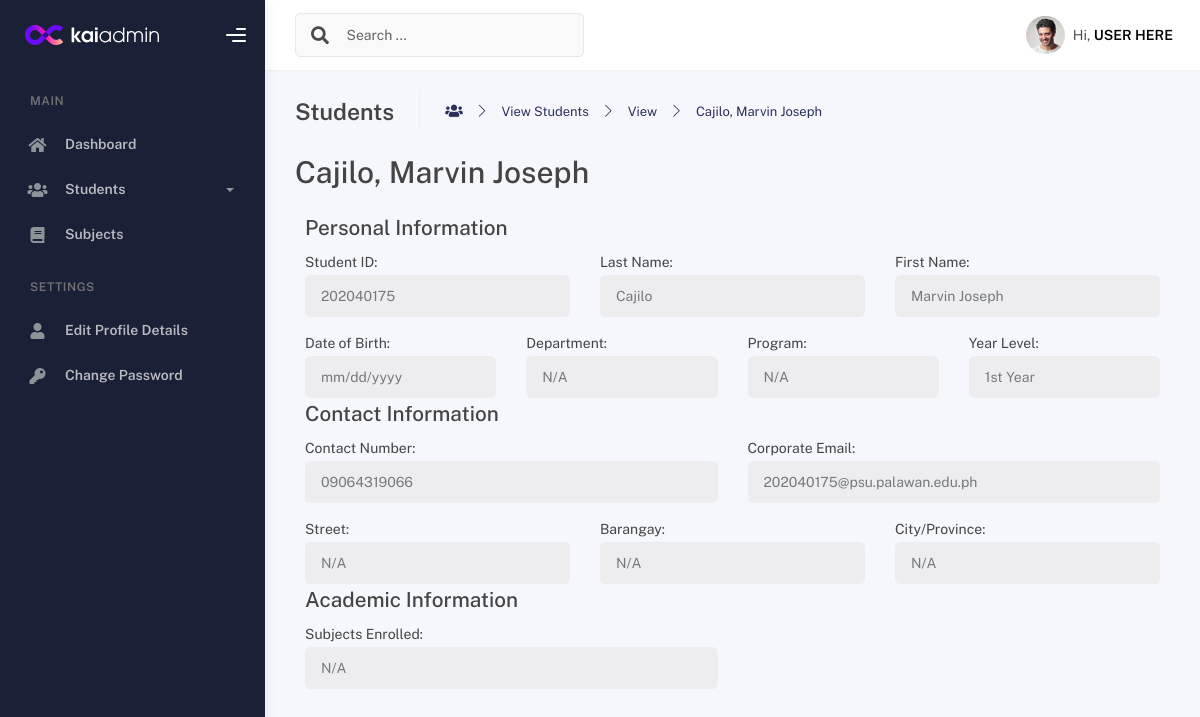
/admin/student/view-student.php?id_student=202040175, run on the app's committed database.
### tables this page shows
CREATE TABLE `students` (
  `studentID` int(11) NOT NULL,
  `firstName` varchar(50) NOT NULL,
  `lastName` varchar(50) NOT NULL,
  `middleName` varchar(50) NOT NULL,
  `dateofbirth` date NOT NULL,
  `contactNo` varchar(15) NOT NULL,
  `email` varchar(75) NOT NULL,
  `street` varchar(50) DEFAULT NULL,
  `barangay` varchar(50) DEFAULT NULL,
  `city_province` varchar(50) DEFAULT NULL,
  `yearLevel` varchar(25) NOT NULL
);

### admin/student/view-student.php (the view, shortened to what this page needs)
<?php
include 'dbcon.php';
$row = null;
if (isset($_GET['id_student'])) {
    $student_id = $_GET['id_student'];
    $sql = "SELECT * FROM students WHERE studentID = ?";
    $stmt = $con->prepare($sql);
    $stmt->bind_param("i", $student_id);
    $stmt->execute();
    $result = $stmt->get_result();
    if ($result->num_rows > 0) {
        $row = $result->fetch_assoc();
    } else {
        echo "Student not found.";
    }
} else {
    echo "No student selected.";
}
?>
<!DOCTYPE html>
<html lang="en">
  <head>
    <link rel="stylesheet" href="../../assets/css/bootstrap.min.css" />
    <link rel="stylesheet" href="../../assets/css/plugins.min.css" />
    <link rel="stylesheet" href="../../assets/css/kaiadmin.min.css" />
  </head>
  <body>
    <div class="wrapper">
      <div class="sidebar" data-background-color="dark">
        <div class="sidebar-logo">
          <div class="logo-header" data-background-color="dark">
            <a href="index.html" class="logo">
              <img src="../../assets/img/kaiadmin/logo_light.svg" alt="navbar brand" class="navbar-brand" height="20" />
            </a>
            <div class="nav-toggle">
						<button class="btn btn-toggle toggle-sidebar">
							<i class="gg-menu-right"></i>
						</button>
					</div>
          </div>
        </div>
        <div class="sidebar-wrapper scrollbar scrollbar-inner">
          <div class="sidebar-content">
            <ul class="nav nav-secondary">
              <li class="nav-section">
                <h4 class="text-section">MAIN</h4>
              </li>
              <li class="nav-item">
                <a href="../dashboard.php">
                  <i class="fas fa-home"></i>
                  <p>Dashboard</p>
                </a>
              </li>
              <li class="nav-item">
                <a data-bs-toggle="collapse" href="#base">
                  <i class="fas fa-users"></i>
                  <p>Students</p>
                  <span class="caret"></span>
                </a>
              </li>
              <li class="nav-item">
                <a href="../manage-subjects.php">
                  <i class="fas fa-book"></i>
                  <p>Subjects</p>
                </a>
              </li>
              <li class="nav-section">
                <h4 class="text-section">Settings</h4>
              </li>
              <li class="nav-item">
                <a href="#base">
                  <i class="fas fa-user"></i>
                  <p>Edit Profile Details</p>
                </a>
              </li>
              <li class="nav-item">
                <a href="#base">
                  <i class="fas fa-key"></i>
                  <p>Change Password</p>
                </a>
              </li>
            </ul>
          </div>
        </div>
      </div>
      <div class="main-panel">
        <div class="main-header">
          <nav
            class="navbar navbar-header navbar-header-transparent navbar-expand-lg border-bottom"
          >
            <div class="container-fluid">
              <nav
                class="navbar navbar-header-left navbar-expand-lg navbar-form nav-search p-0 d-none d-lg-flex"
              >
                <div class="input-group">
                  <div class="input-group-prepend">
                    <button type="submit" class="btn btn-search pe-1">
                      <i class="fa fa-search search-icon"></i>
                    </button>
                  </div>
                  <input type="text" placeholder="Search ..." class="form-control" />
                </div>
              </nav>
              <ul class="navbar-nav topbar-nav ms-md-auto align-items-center">
                <li class="nav-item topbar-user dropdown hidden-caret">
                  <a
                    class="dropdown-toggle profile-pic"
                    data-bs-toggle="dropdown"
                    href="#"
                    aria-expanded="false"
                  >
                    <div class="avatar-sm">
                      <img
                        src="../../assets/img/profile.jpg"
                        alt="..."
                        class="avatar-img rounded-circle"
                      />
                    </div>
                    <span class="profile-username">
                      <span class="op-7">Hi,</span> <span class="fw-bold">USER HERE</span>
                    </span>
                  </a>
                </li>
              </ul>
            </div>
          </nav>
        </div>
        <div class="container">
          <div class="page-inner">
            <div class="page-header">
              <h4 class="page-title">Students</h4>
              <ul class="breadcrumbs">
                <li class="nav-home">
                    <i class="fas fa-users"></i>
                </li>
                <li class="separator">
                  <i class="icon-arrow-right"></i>
                </li>
                <li class="nav-item">
                  <a href="../manage-students.php">View Students</a>
                </li>
                <li class="separator">
                  <i class="icon-arrow-right"></i>
                </li>
                <li class="nav-item">
                  <a href="../manage-students.php">View</a>
                </li>
                <li class="separator">
                  <i class="icon-arrow-right"></i>
                </li>
                <li class="nav-item">
                  <a href="#"><?php echo isset($row) ? htmlspecialchars($row['lastName'] . ", " . $row['firstName']) : 'N/A'; ?></a>
                </li>
              </ul>
            </div>
            <div class="page-category">
                <div class="row">
                    <div class="col-md-12">
                        <div class="col-md-12 row">
                            <div class="col-md-6">
                                <h1><?php echo isset($row) ? htmlspecialchars($row['lastName'] . ", " . $row['firstName']) : 'N/A'; ?></h1>
                            </div>
                        </div>
                        <div class="form-group row">
                            <h4>Personal Information</h4>
                            <div class="col-sm-4 mb-3">
                                Student ID: <input type="text" class="form-control form-control-user" name="studentID" disabled
                                    value="<?php echo isset($row['studentID']) ? htmlspecialchars($row['studentID']) : 'N/A'; ?>">
                            </div>
                            <div class="col-sm-4 mb-3 mb-sm-0">
                                Last Name: <input type="text" class="form-control form-control-user" name="lastName" disabled
                                    value="<?php echo isset($row['lastName']) ? htmlspecialchars($row['lastName']) : 'N/A'; ?>">
                            </div>
                            <div class="col-sm-4 mb-3">
                                First Name: <input type="text" class="form-control form-control-user" name="firstName" disabled
                                    value="<?php echo isset($row['firstName']) ? htmlspecialchars($row['firstName']) : 'N/A'; ?>">
                            </div>
                            <div class="col-sm-3 mb-3 mb-sm-0">
                                Date of Birth: <input type="date" class="form-control form-control-user" name="dateofbirth" disabled
                                    value="<?php echo isset($row['dateofbirth']) ? htmlspecialchars($row['dateofbirth']) : 'N/A'; ?>">
                            </div>
                            <div class="col-sm-3 mb-3 mb-sm-0">
                                Department: <input type="text" class="form-control form-control-user" name="department" disabled
                                    value="<?php echo isset($row['department']) ? htmlspecialchars($row['department']) : 'N/A'; ?>">
                            </div>
                            <div class="col-sm-3 mb-3 mb-sm-0">
                                Program: <input type="text" class="form-control form-control-user" name="program" disabled
                                    value="<?php echo isset($row['program']) ? htmlspecialchars($row['program']) : 'N/A'; ?>">
                            </div>
                            <div class="col-sm-3 mb-3 mb-sm-0">
                                Year Level: <input type="text" class="form-control form-control-user" name="yearLevel" disabled
                                    value="<?php echo isset($row['yearLevel']) ? htmlspecialchars($row['yearLevel']) : 'N/A'; ?>">
                            </div>
                            <h4>Contact Information</h4>
                            <div class="col-sm-6 mb-3 mb-sm-0">
                                Contact Number: <input type="text" class="form-control form-control-user" name="contactNo" disabled
                                    value="<?php echo isset($row['contactNo']) ? htmlspecialchars($row['contactNo']) : 'N/A'; ?>">
                            </div>
                            <div class="col-sm-6 mb-3">
                                Corporate Email: <input type="text" class="form-control form-control-user" name="email" disabled
                                    value="<?php echo isset($row['email']) ? htmlspecialchars($row['email']) : 'N/A'; ?>">
                            </div>
                            <div class="col-sm-4 mb-3 mb-sm-0">
                                Street: <input type="text" class="form-control form-control-user" name="street" disabled
                                    value="<?php echo isset($row['street']) ? htmlspecialchars($row['street']) : 'N/A'; ?>">
                            </div>
                            <div class="col-sm-4 mb-3 mb-sm-0">
                                Barangay: <input type="text" class="form-control form-control-user" name="barangay" disabled
                                    value="<?php echo isset($row['barangay']) ? htmlspecialchars($row['barangay']) : 'N/A'; ?>">
                            </div>
                            <div class="col-sm-4 mb-3 mb-sm-0">
                                City/Province: <input type="text" class="form-control form-control-user" name="cityProvince" disabled
                                    value="<?php echo isset($row['city_province']) ? htmlspecialchars($row['city_province']) : 'N/A'; ?>">
                            </div>
                            <h4>Academic Information</h4>
                            <div class="col-sm-6 mb-3">
                                Subjects Enrolled:
                                <input type="text" class="form-control form-control-user" name="subject" disabled
                                    value="<?php echo isset($row['subject_1']) ? htmlspecialchars($row['subject_1']) : 'N/A'; ?>"><br>
                            </div>
                        </div>
                    </div>
                </div>
            </div>
          </div>
        </div>
      </div>
    </div>
</body>
</html>

### data on the page
students: lastName+firstName "Cajilo, Marvin Joseph", studentID "202040175", lastName "Cajilo", firstName "Marvin Joseph", yearLevel "1st Year", contactNo "09064319066", email "202040175@psu.palawan.edu.ph", street "N/A", barangay "N/A", cityProvince "N/A"
